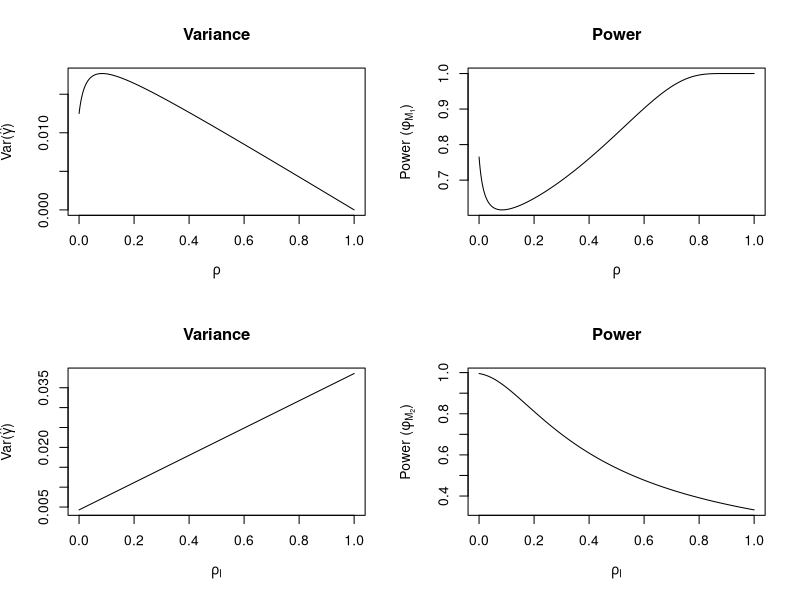

Recreate this plot in R.
# variance and power of the HH model based on Heo's calculation
sig2 = 1
c_val = 2
s_val = 5
p_val = 2
k_val = 5
b_val = 2
delta = .3


a0 = 6*sig2/(c_val*p_val*s_val*k_val*(s_val - (1/s_val)))
a1 = (p_val*s_val*k_val + b_val*k_val - 2)*a0
a2 = -(p_val*s_val*k_val + b_val*k_val - 1)*a0
a3 = ((p_val*s_val*k_val/2) + b_val*k_val - 1)

fun_rho = function(x){
  var_rho = (a0 + x*a1 + x*x*a2)/(1 + x*a3)
  return(var_rho)
}

rho_val = seq(0, 1, length = 1000)
var_theta = fun_rho(rho_val)

par(mfrow = c(2, 2))
plot(rho_val, var_theta, type = "l", main = "Variance", ylab = expression(paste("Var(", hat(gamma), ")")), xlab = expression(paste(rho)))
rho_val[which(var_theta== max(var_theta))]

term11 = sqrt(var_theta)
term21 = (delta/term11) - qnorm(0.975, 0, 1)

plot(rho_val, pnorm(term21), type = "l", main = "Power", ylab = expression(paste("Power (", phi[M[1]], ")")),  xlab = expression(paste(rho)))

# variance and power of the heo's model 
sig2 = 1
c_val = 2
s_val = 5
p_val = 2
k_val = 5
b_val = 2
delta = .3
rhoj = .1
fun_rho = function(x){
  var_rho = (6*(b_val + p_val*s_val)*(1+(k_val -1)*x - k_val*rhoj))/(c_val*p_val*s_val*k_val*(s_val + 1)*(p_val*s_val - p_val + 3*b_val))
  return(var_rho)
}

rho_val = seq(0, 1, length = 1000)
var_theta = fun_rho(rho_val)

#par(mfrow = c(2, 2))
plot(rho_val, var_theta, type = "l", main = "Variance", ylab = expression(paste("Var(", hat(gamma), ")")), xlab = expression(paste(rho[I])))
rho_val[which(var_theta== max(var_theta))]

term11 = sqrt(var_theta)
term21 = (delta/term11) - qnorm(0.975, 0, 1)

plot(rho_val, pnorm(term21), type = "l", main = "Power", ylab = expression(paste("Power (", phi[M[2]], ")")),  xlab = expression(paste(rho[I])))


